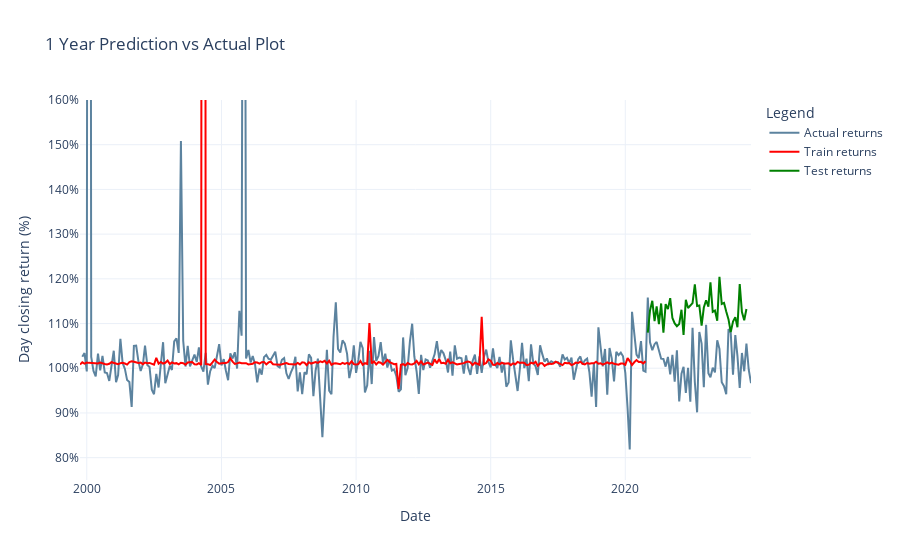

The code cell stored with this chart in its notebook:
### Code cell
# Create the plot
fig = go.Figure()

# Add the timeseries line
fig.add_trace(go.Scatter(y=y_true, x=df.index.tolist(), mode='lines', name='Actual returns',
                         line=dict(color='#5c839f', width=2)))  #, line=dict(color='red'))
# Add the training plot in red
fig.add_trace(go.Scatter(y=y_train_true, x=df.index.tolist()[:len(y_train_true)],
                         mode='lines', name='Train returns',
                         line=dict(color='red', width=2)))  #, line=dict(color='red')

# Add the testing plot in green
fig.add_trace(go.Scatter(y=y_test_true, x=df.index.tolist()[len(y_train_true):],
                         mode='lines', name='Test returns',
                         line=dict(color='green', width=2)))  # , line=dict(color='green')

fig.add_vline(x=min_datestr, line_color='red', line_dash='dash', line_width=1)

# Update layout with labels
fig.update_layout(
        title='1 Year Prediction vs Actual Plot',
        xaxis=dict(
                title='Date'
        ),
        yaxis=dict(
                title='Day closing return (%)',
                tickformat='.0%',
                range=[0.75, 1.6]
        ),
        legend=dict(title="Legend"),
        template="plotly_white"
)

fig.show()

### Figure 1 — Plotly figure (JSON) as saved in the notebook; plotly's stock layout.template omitted (floating-point values rounded to 4 significant figures; data arrays with more than 128 entries replaced by an {"elided": "..."} marker saying what was removed)
{"data": [{"line": {"color": "#5c839f", "width": 2}, "mode": "lines", "name": "Actual returns", "x": {"elided": "300 str values"}, "y": {"elided": "300 float values"}, "type": "scatter"}, {"line": {"color": "red", "width": 2}, "mode": "lines", "name": "Train returns", "x": {"elided": "253 str values"}, "y": {"elided": "253 float values"}, "type": "scatter"}, {"line": {"color": "green", "width": 2}, "mode": "lines", "name": "Test returns", "x": ["2020-11-01", "2020-12-01", "2021-01-01", "2021-02-01", "2021-03-01", "2021-04-01", "2021-05-01", "2021-06-01", "2021-07-01", "2021-08-01", "2021-09-01", "2021-10-01", "2021-11-01", "2021-12-01", "2022-01-01", "2022-02-01", "2022-03-01", "2022-04-01", "2022-05-01", "2022-06-01", "2022-07-01", "2022-08-01", "2022-09-01", "2022-10-01", "2022-11-01", "2022-12-01", "2023-01-01", "2023-02-01", "2023-03-01", "2023-04-01", "2023-05-01", "2023-06-01", "2023-07-01", "2023-08-01", "2023-09-01", "2023-10-01", "2023-11-01", "2023-12-01", "2024-01-01", "2024-02-01", "2024-03-01", "2024-04-01", "2024-05-01", "2024-06-01", "2024-07-01", "2024-08-01", "2024-09-01"], "y": [1.08, 1.129, 1.151, 1.105, 1.139, 1.098, 1.145, 1.079, 1.143, 1.132, 1.157, 1.112, 1.1, 1.094, 1.099, 1.131, 1.074, 1.153, 1.135, 1.141, 1.146, 1.188, 1.139, 1.14, 1.095, 1.136, 1.152, 1.138, 1.192, 1.126, 1.129, 1.106, 1.205, 1.144, 1.146, 1.127, 1.109, 1.081, 1.104, 1.114, 1.092, 1.188, 1.126, 1.107, 1.132], "type": "scatter"}], "layout": {"shapes": [{"line": {"color": "red", "dash": "dash", "width": 1}, "type": "line", "x0": "2020-01-0.1", "x1": "2020-01-0.1", "xref": "x", "y0": 0, "y1": 1, "yref": "y domain"}], "yaxis": {"title": {"text": "Day closing return (%)"}, "tickformat": ".0%", "range": [0.75, 1.6]}, "title": {"text": "1 Year Prediction vs Actual Plot"}, "xaxis": {"title": {"text": "Date"}}, "legend": {"title": {"text": "Legend"}}}}
